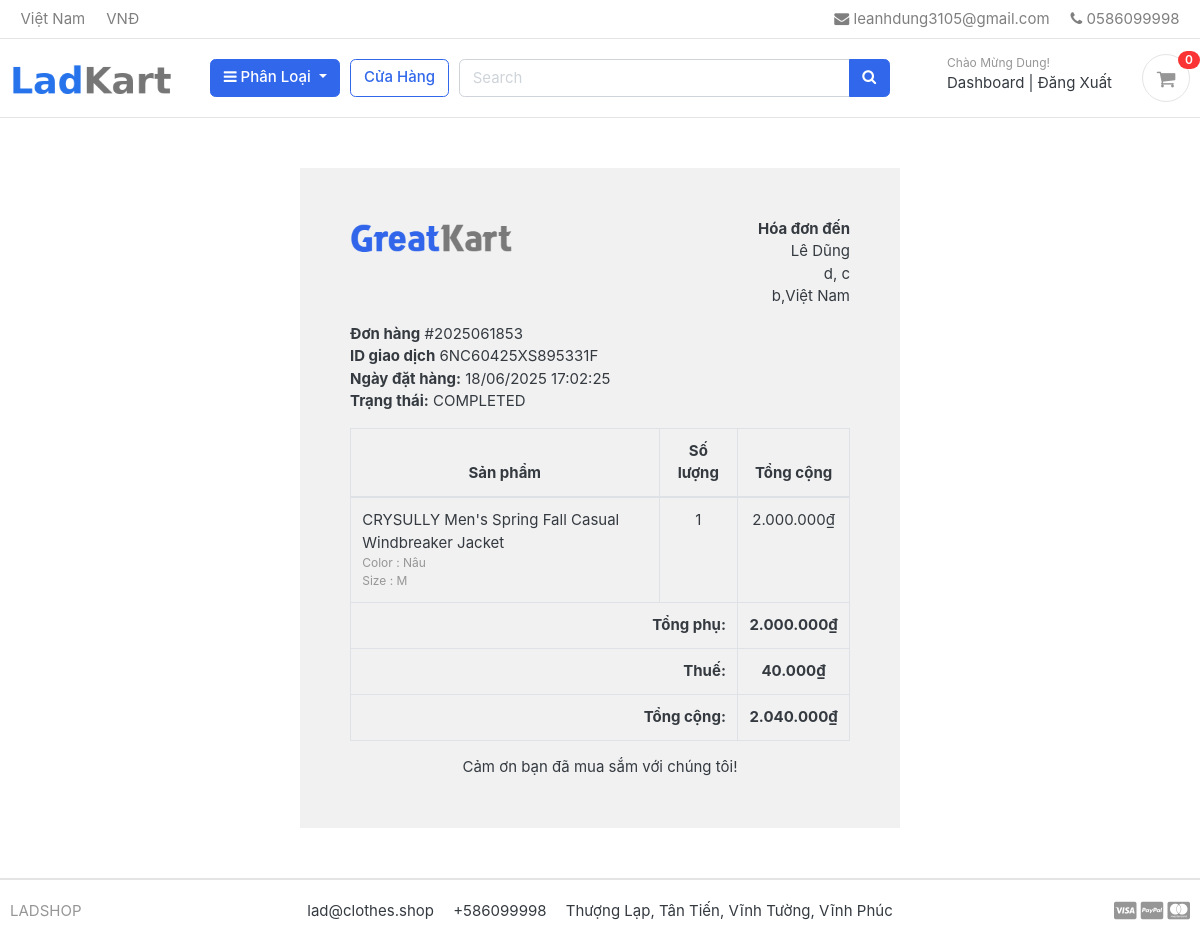
The page /accounts/order_detail/2025061853/ (signed in) on the database its author committed.
### accounts/models.py (models this page shows, shortened)
class Account(AbstractBaseUser):
    first_name      = models.CharField(max_length=50)
    last_name       = models.CharField(max_length=50)
    username        = models.CharField(max_length=50, unique=True)
    email           = models.EmailField(max_length=100, unique=True)
    phone_number    = models.CharField(max_length=50)
    date_joined     = models.DateTimeField(auto_now_add=True)
    last_login      = models.DateTimeField(auto_now_add=True)
    is_admin        = models.BooleanField(default=False)
    is_active       = models.BooleanField(default=True)
    is_staff        = models.BooleanField(default=False)
    is_superadmin   = models.BooleanField(default=False)
    USERNAME_FIELD = 'email'
    REQUIRED_FIELDS = ['username', 'first_name', 'last_name']
    objects = MyAccountManager()

### orders/models.py (models this page shows, shortened)
class Order(models.Model): # Model để lưu thông tin đơn hàng
    STATUS = (
        ('New', 'New'),
        ('Accepted', 'Accepted'),
        ('Completed', 'Completed'),
        ('Cancelled', 'Cancelled'),
    )
    user = models.ForeignKey(Account, on_delete=models.SET_NULL, null=True)
    payment = models.ForeignKey(Payment, on_delete=models.SET_NULL, blank=True, null=True)
    order_number = models.CharField(max_length=20)
    first_name = models.CharField(max_length=50)
    last_name = models.CharField(max_length=50)
    phone = models.CharField(max_length=15)
    email = models.EmailField(max_length=50)
    address = models.CharField(max_length=50)
    country = models.CharField(max_length=50, default='Việt Nam')
    city = models.CharField(max_length=50)
    district = models.CharField(max_length=50)
    ward = models.CharField(max_length=50)
    order_note = models.CharField(max_length=100, blank=True)
    order_total = models.FloatField()
    tax = models.FloatField()
    status = models.CharField(max_length=10, choices=STATUS, default='New')
    ip = models.CharField(blank=True, max_length=20)
    is_ordered = models.BooleanField(default=False)
    created_at = models.DateTimeField(auto_now_add=True)
    updated_at = models.DateTimeField(auto_now=True)
    def full_name(self):
        return f'{self.first_name} {self.last_name}'

class Payment(models.Model): # Model để lưu thông tin thanh toán
    user = models.ForeignKey(Account, on_delete=models.CASCADE)
    payment_id = models.CharField(max_length=100)
    payment_method = models.CharField(max_length=100)
    amount_paid = models.CharField(max_length=100) # đây là số tiền thanh toán
    status = models.CharField(max_length=100)
    created_at = models.DateTimeField(auto_now_add=True)

class OrderProduct(models.Model): # Model để lưu thông tin sản phẩm trong đơn hàng
    order = models.ForeignKey(Order, on_delete=models.CASCADE)
    payment = models.ForeignKey(Payment, on_delete=models.SET_NULL, blank=True, null=True)
    user = models.ForeignKey(Account, on_delete=models.CASCADE)
    product = models.ForeignKey(Product, on_delete=models.CASCADE)
    variations = models.ManyToManyField(Variation, blank=True)
    quantity = models.IntegerField()
    product_price = models.FloatField()
    ordered = models.BooleanField(default=False)
    created_at = models.DateTimeField(auto_now_add=True)
    updated_at = models.DateTimeField(auto_now=True)

### store/models.py (models this page shows, shortened)
class Product(models.Model):
    product_name        = models.CharField(max_length=200, unique=True)
    slug                = models.SlugField(max_length=200, unique=True)
    description         = models.TextField(max_length=500, blank=True)
    price               = models.IntegerField()
    images              = models.ImageField(upload_to='photos/products', blank=True)
    stock               = models.IntegerField()
    is_available        = models.BooleanField(default=True)
    category            = models.ForeignKey(Category, on_delete=models.CASCADE)
    created_date        = models.DateTimeField(auto_now_add=True)
    modified_date       = models.DateTimeField(auto_now=True)

class Variation(models.Model):
    product            = models.ForeignKey(Product, on_delete=models.CASCADE)
    variation_category = models.CharField(max_length=100, choices=variation_category_choices)
    variation_value    = models.CharField(max_length=100)
    is_active          = models.BooleanField(default=True)
    created_date      = models.DateTimeField(auto_now_add=True)
    objects = VariationManager()

### accounts/views.py (the view)
# urls.py: path('order_detail/<int:order_id>/', views.order_detail, name='order_detail'),
@login_required(login_url='login')
def order_detail(request, order_id):
    order_detail = OrderProduct.objects.filter(order__order_number=order_id)
    order = Order.objects.get(order_number=order_id)
    subtotal = 0
    for i in order_detail:
        subtotal += i.product_price * i.quantity
    context = {
        'order_detail': order_detail,
        'order': order,
        'subtotal': subtotal,
    }
    return render(request, 'accounts/order_detail.html', context)

### templates/accounts/order_detail.html (shortened to what this page needs)
{% extends 'base.html' %}
{% load humanize %}
{% load filters %}
{% load static %}
{% block content %}
<div class="container" style="margin: 0 auto;width: 50%;padding: 50px;background: #f1f1f1;margin-top: 50px;margin-bottom: 50px;">
    <div class="row invoice row-printable">
        <div class="col-md-12">
            <div class="panel panel-default plain" id="dash_0">
                <div class="panel-body p30">
                    <div class="row">
                        <div class="col-lg-6">
                            <div class="invoice-logo"><img src="{% static '/images/logo.png' %}" alt="Invoice logo" style="max-height: 40px;"></div>
                        </div>
                        <div class="col-lg-6">
                            <div class="invoice-from">
                                <ul class="list-unstyled text-right">
                                    <li><strong>Hóa đơn đến</strong></li>
                                    <li>{{order.full_name}}</li>
                                    <li>{{order.ward}}, {{order.district}}</li>
                                    <li>{{order.city}},{{order.country}}</li>
                                </ul>
                            </div>
                        </div>
                        <div class="col-lg-12">
                            <div class="invoice-details mt25">
                                <div class="well">
                                    <ul class="list-unstyled mb0">
                                        <li><strong>Đơn hàng</strong> #{{order.order_number}}</li>
                                        <li><strong>ID giao dịch</strong> {{order.payment.payment_id}}</li>
                                        <li><strong>Ngày đặt hàng:</strong> {{order.created_at|date:"d/m/Y H:i:s"}}</li>
                                        <li><strong>Trạng thái:</strong> {{order.payment.status}}</li>
                                    </ul>
                                </div>
                            </div>
                            <div class="invoice-items">
                                <div class="table-responsive" style="overflow: hidden; outline: none;" tabindex="0">
                                    <table class="table table-bordered">
                                        <thead>
                                            <tr>
                                                <th class="per70 text-center">Sản phẩm</th>
                                                <th class="per5 text-center">Số lượng</th>
                                                <th class="per25 text-center">Tổng cộng</th>
                                            </tr>
                                        </thead>
                                        <tbody>
                                          {% for item in order_detail %}
                                            <tr>
                                                <td>{{item.product.product_name}}
                                                  <p class="text-muted small">
                                          					{% if item.variations.all %}
                                          						{% for i in item.variations.all %}
                                          							{{ i.variation_category | capfirst }} : {{ i.variation_value | capfirst }} <br>
                                          						{% endfor %}
                                          					{% endif %}
                                          				</p>
                                                </td>
                                                <td class="text-center">{{item.quantity}}</td>
                                                <td class="text-center">{{item.product_price|usd_to_vnd}}</td>
                                            </tr>
                                          {% endfor %}
                                        </tbody>
                                        <tfoot>
                                            <tr>
                                                <th colspan="2" class="text-right">Tổng phụ:</th>
                                                <th class="text-center">{{subtotal|usd_to_vnd}}</th>
                                            </tr>
                                            <tr>
                                                <th colspan="2" class="text-right">Thuế:</th>
                                                <th class="text-center">{{order.tax|usd_to_vnd}}</th>
                                            </tr>
                                            <tr>
                                                <th colspan="2" class="text-right">Tổng cộng:</th>
                                                <th class="text-center">{{order.order_total|usd_to_vnd}}</th>
                                            </tr>
                                        </tfoot>
                                    </table>
                                </div>
                            </div>
                            <div class="invoice-footer mt25">
                                <p class="text-center">Cảm ơn bạn đã mua sắm với chúng tôi!</p>
                            </div>
                        </div>
                    </div>
                </div>
            </div>
        </div>
    </div>
    </div>
{% endblock %}

### templates/base.html (shortened to what this page needs)
{% load static %}
<!DOCTYPE HTML>
<html lang="en">
<head>
<link href="{% static 'css/bootstrap.css' %}" rel="stylesheet" type="text/css"/>
<link href="{% static 'fonts/fontawesome/css/all.min.css' %}" type="text/css" rel="stylesheet">
<link href="{% static 'css/ui.css' %}" rel="stylesheet" type="text/css"/>
<link href="{% static 'css/responsive.css' %}" rel="stylesheet" media="only screen and (max-width: 1200px)" />
<link href="{% static 'css/custom.css' %}" rel="stylesheet" type="text/css"/>
<link rel="stylesheet" href="https://cdnjs.cloudflare.com/ajax/libs/font-awesome/4.7.0/css/font-awesome.min.css">
</head>
<body>
    {% include 'includes/navbar.html' %}
    {% block content %}{% endblock %}
{% include 'includes/footer.html' %}

### templates/includes/navbar.html (shortened to what this page needs)
{% load static %}
<header class="section-header">
<nav class="navbar p-md-0 navbar-expand-sm navbar-light border-bottom">
<div class="container">
  <div class="collapse navbar-collapse" id="navbarTop4">
    <ul class="navbar-nav mr-auto">
    	<li class="nav-item dropdown">
		 	<a href="#" class="nav-link"> Việt Nam </a>
		</li>
		<li class="nav-item dropdown">
			<a href="#" class="nav-link"> VNĐ </a>
		</li>
    </ul>
    <ul class="navbar-nav">
		<li><a href="#" class="nav-link"> <i class="fa fa-envelope"></i> leanhdung3105@gmail.com </a></li>
		<li><a href="#" class="nav-link"> <i class="fa fa-phone"></i> 0586099998 </a></li>
	</ul>
  </div>
</div>
</nav>
<section class="header-main border-bottom">
	<div class="container">
<div class="row align-items-center">
	<div class="col-lg-2 col-md-3 col-6">
		<a href="{% url 'home' %}" class="brand-wrap">
			<img class="logo" src="{% static './images/lad_kart_logo.png' %}">
		</a>
	</div>
	<div class="col-lg col-sm col-md col-6 flex-grow-0">
		<div class="category-wrap dropdown d-inline-block float-right">
			<button type="button" class="btn btn-primary dropdown-toggle" data-toggle="dropdown">
				<i class="fa fa-bars"></i> Phân Loại
			</button>
		</div>
	</div>
	<a href="{% url 'store' %}" class="btn btn-outline-primary">Cửa Hàng</a>
	<div class="col-lg  col-md-6 col-sm-12 col">
		<form action="{% url 'search' %}" class="search" method="GET">
			<div class="input-group w-100">
			    <input type="text" class="form-control" style="width:60%;" placeholder="Search" name = "keyword" required>
			    <div class="input-group-append">
			      <button class="btn btn-primary" type="submit">
			        <i class="fa fa-search"></i>
			      </button>
			    </div>
		    </div>
		</form>
	</div>
	<div class="col-lg-3 col-sm-6 col-8 order-2 order-lg-3">
				<div class="d-flex justify-content-end mb-3 mb-lg-0">
					{% if user.id is None %}
					<div class="widget-header">
						<small class="title text-muted">Chào Mừng!</small>
						<div>
							<a href="{% url 'login' %}">Đăng Nhập</a> <span class="dark-transp"> | </span>
							<a href="{% url 'register' %}"> Đăng Ký</a>
						</div>
					</div>
					{% else %}
					<div class="widget-header">
						<small class="title text-muted">Chào Mừng {{ user.first_name }}!</small>
						<div>
							<a href="{% url 'dashboard' %}">Dashboard</a> <span class="dark-transp"> | </span>
							<a href="{% url 'logout' %}">Đăng Xuất</a>
						</div>
					</div>
					{% endif %}
					<a href="{% url 'cart' %}" class="widget-header pl-3 ml-3">
						<div class="icon icon-sm rounded-circle border"><i class="fa fa-shopping-cart"></i></div>
						<span class="badge badge-pill badge-danger notify">{{cart_count}}</span>
					</a>
				</div>
			</div>
</div>
	</div>
</section>
</header>

### templates/includes/footer.html (shortened to what this page needs)
<footer class="section-footer border-top">
	<div class="container">
		<section class="footer-bottom border-top row">
			<div class="col-md-2">
				<p class="text-muted"> LADSHOP </p>
			</div>
			<div class="col-md-8 text-md-center">
				<span  class="px-2">lad@clothes.shop</span>
				<span  class="px-2">+586099998</span>
				<span  class="px-2">Thượng Lạp, Tân Tiến, Vĩnh Tường, Vĩnh Phúc</span>
			</div>
			<div class="col-md-2 text-md-right text-muted">
				<i class="fab fa-lg fa-cc-visa"></i>
				<i class="fab fa-lg fa-cc-paypal"></i>
				<i class="fab fa-lg fa-cc-mastercard"></i>
			</div>
		</section>
	</div>
</footer>
</body>
</html>

### rows shown on the page
Account: first_name "Dung"
Order: full_name "Lê Dũng", ward "d", district "c", city "b", country "Việt Nam", order_number "2025061853", payment.payment_id "6NC60425XS895331F", created_at "18/06/2025 17:02:25", payment.status "COMPLETED", tax "40.000₫", order_total "2.040.000₫"
OrderProduct: product.product_name "CRYSULLY Men's Spring Fall Casual Windbreaker Jacket", quantity "1", product_price "2.000.000₫"
Variation: variation_category "Color", variation_value "Nâu"
Variation: variation_category "Size", variation_value "M"

### other values the page prints
{{ cart_count }} "0"
{{ subtotal|usd_to_vnd }} "2.000.000₫"
